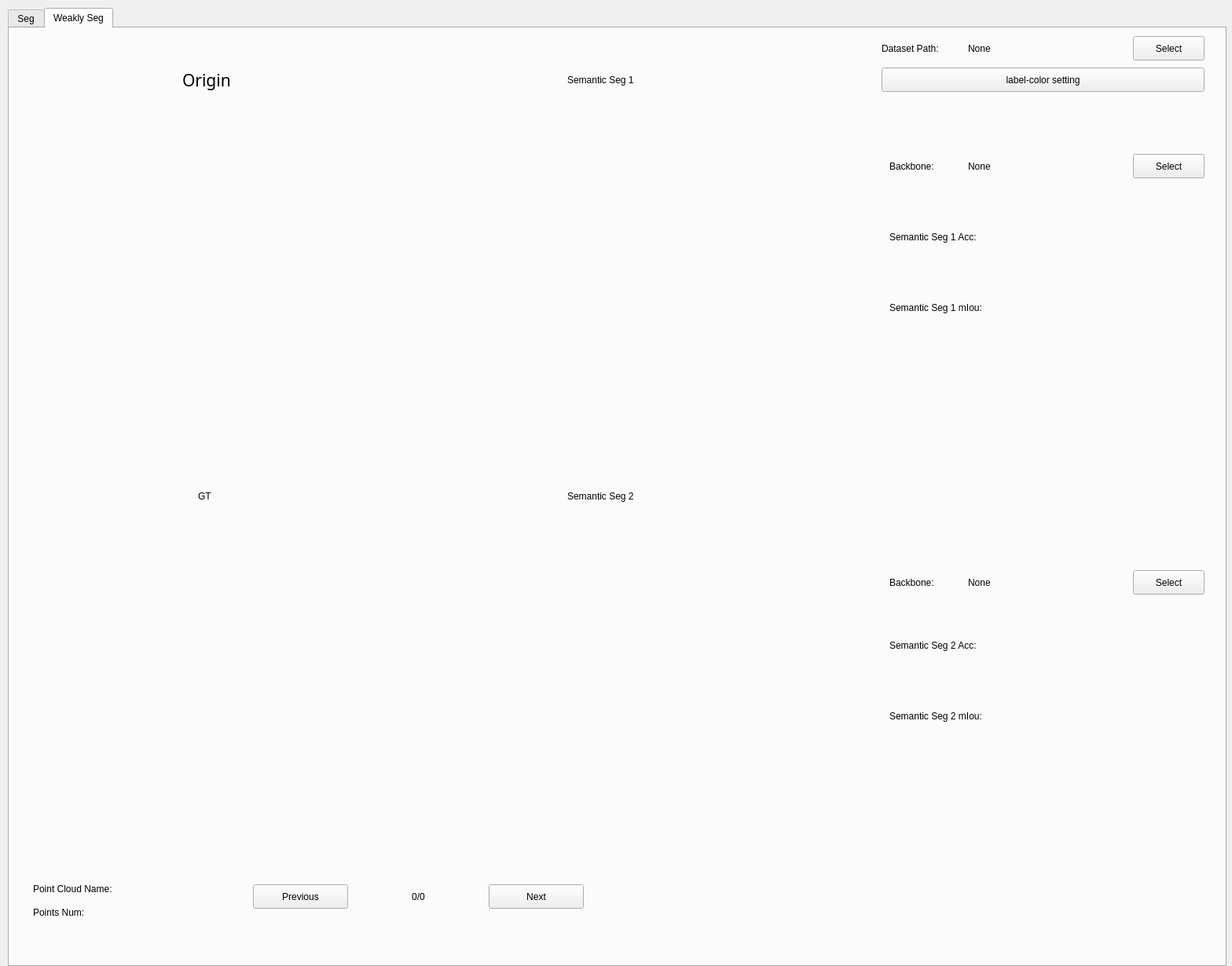
<?xml version="1.0" encoding="UTF-8"?>
<ui version="4.0">
 <class>Form</class>
 <widget class="QWidget" name="Form">
  <property name="geometry">
   <rect>
    <x>0</x>
    <y>0</y>
    <width>1568</width>
    <height>1230</height>
   </rect>
  </property>
  <property name="windowTitle">
   <string>Test GUI</string>
  </property>
  <widget class="QTabWidget" name="tabWidget">
   <property name="geometry">
    <rect>
     <x>10</x>
     <y>10</y>
     <width>1551</width>
     <height>1221</height>
    </rect>
   </property>
   <property name="currentIndex">
    <number>1</number>
   </property>
   <widget class="QWidget" name="tab_seg">
    <attribute name="title">
     <string>Seg</string>
    </attribute>
    <widget class="QWidget" name="formLayoutWidget_3">
     <property name="geometry">
      <rect>
       <x>20</x>
       <y>110</y>
       <width>481</width>
       <height>431</height>
      </rect>
     </property>
     <layout class="QFormLayout" name="formLayout_origin"/>
    </widget>
    <widget class="QWidget" name="formLayoutWidget_4">
     <property name="geometry">
      <rect>
       <x>540</x>
       <y>110</y>
       <width>481</width>
       <height>431</height>
      </rect>
     </property>
     <layout class="QFormLayout" name="formLayout_semseg"/>
    </widget>
    <widget class="QWidget" name="formLayoutWidget_2">
     <property name="geometry">
      <rect>
       <x>20</x>
       <y>640</y>
       <width>481</width>
       <height>431</height>
      </rect>
     </property>
     <layout class="QFormLayout" name="formLayout_gt"/>
    </widget>
    <widget class="QWidget" name="formLayoutWidget">
     <property name="geometry">
      <rect>
       <x>540</x>
       <y>640</y>
       <width>481</width>
       <height>431</height>
      </rect>
     </property>
     <layout class="QFormLayout" name="formLayout_insseg"/>
    </widget>
    <widget class="QLabel" name="label">
     <property name="geometry">
      <rect>
       <x>220</x>
       <y>50</y>
       <width>81</width>
       <height>31</height>
      </rect>
     </property>
     <property name="styleSheet">
      <string notr="true">font: 16pt &quot;Agency FB&quot;;</string>
     </property>
     <property name="text">
      <string>Origin </string>
     </property>
    </widget>
    <widget class="QLabel" name="label_2">
     <property name="geometry">
      <rect>
       <x>710</x>
       <y>50</y>
       <width>141</width>
       <height>31</height>
      </rect>
     </property>
     <property name="styleSheet">
      <string notr="true">font: 16pt &quot;Agency FB&quot;;</string>
     </property>
     <property name="text">
      <string>Semantic Seg</string>
     </property>
    </widget>
    <widget class="QLabel" name="label_3">
     <property name="geometry">
      <rect>
       <x>200</x>
       <y>580</y>
       <width>131</width>
       <height>31</height>
      </rect>
     </property>
     <property name="styleSheet">
      <string notr="true">font: 16pt &quot;Agency FB&quot;;</string>
     </property>
     <property name="text">
      <string>Instance GT</string>
     </property>
    </widget>
    <widget class="QLabel" name="label_4">
     <property name="geometry">
      <rect>
       <x>710</x>
       <y>580</y>
       <width>161</width>
       <height>31</height>
      </rect>
     </property>
     <property name="styleSheet">
      <string notr="true">font: 16pt &quot;Agency FB&quot;;</string>
     </property>
     <property name="text">
      <string>Instance Seg</string>
     </property>
    </widget>
    <widget class="QPushButton" name="pushButton_next">
     <property name="geometry">
      <rect>
       <x>610</x>
       <y>1090</y>
       <width>121</width>
       <height>31</height>
      </rect>
     </property>
     <property name="text">
      <string>Next</string>
     </property>
    </widget>
    <widget class="QPushButton" name="pushButton_previous">
     <property name="geometry">
      <rect>
       <x>310</x>
       <y>1090</y>
       <width>121</width>
       <height>31</height>
      </rect>
     </property>
     <property name="text">
      <string>Previous</string>
     </property>
    </widget>
    <widget class="QLabel" name="label_pcdnum">
     <property name="geometry">
      <rect>
       <x>430</x>
       <y>1090</y>
       <width>181</width>
       <height>31</height>
      </rect>
     </property>
     <property name="styleSheet">
      <string notr="true">font: 16pt &quot;Agency FB&quot;;</string>
     </property>
     <property name="text">
      <string>0/0</string>
     </property>
     <property name="alignment">
      <set>Qt::AlignCenter</set>
     </property>
    </widget>
    <widget class="QLabel" name="label_pointnum">
     <property name="geometry">
      <rect>
       <x>30</x>
       <y>1110</y>
       <width>181</width>
       <height>31</height>
      </rect>
     </property>
     <property name="styleSheet">
      <string notr="true">font: 12pt &quot;Agency FB&quot;;</string>
     </property>
     <property name="text">
      <string>Points Num:</string>
     </property>
    </widget>
    <widget class="QLabel" name="label_pcdname">
     <property name="geometry">
      <rect>
       <x>30</x>
       <y>1080</y>
       <width>181</width>
       <height>31</height>
      </rect>
     </property>
     <property name="styleSheet">
      <string notr="true">font: 12pt &quot;Agency FB&quot;;</string>
     </property>
     <property name="text">
      <string>Point Cloud Name:</string>
     </property>
    </widget>
    <widget class="QLabel" name="label_13">
     <property name="geometry">
      <rect>
       <x>1120</x>
       <y>250</y>
       <width>151</width>
       <height>31</height>
      </rect>
     </property>
     <property name="styleSheet">
      <string notr="true">font: 14pt &quot;Agency FB&quot;;</string>
     </property>
     <property name="text">
      <string>Semantic Seg Acc:</string>
     </property>
    </widget>
    <widget class="QLabel" name="label_14">
     <property name="geometry">
      <rect>
       <x>1120</x>
       <y>340</y>
       <width>161</width>
       <height>31</height>
      </rect>
     </property>
     <property name="styleSheet">
      <string notr="true">font: 14pt &quot;Agency FB&quot;;</string>
     </property>
     <property name="text">
      <string>Semantic Seg mIou:</string>
     </property>
    </widget>
    <widget class="QLabel" name="label_15">
     <property name="geometry">
      <rect>
       <x>1120</x>
       <y>860</y>
       <width>161</width>
       <height>31</height>
      </rect>
     </property>
     <property name="styleSheet">
      <string notr="true">font: 14pt &quot;Agency FB&quot;;</string>
     </property>
     <property name="text">
      <string>Instance Seg mIou:</string>
     </property>
    </widget>
    <widget class="QLabel" name="label_16">
     <property name="geometry">
      <rect>
       <x>1120</x>
       <y>770</y>
       <width>151</width>
       <height>31</height>
      </rect>
     </property>
     <property name="styleSheet">
      <string notr="true">font: 14pt &quot;Agency FB&quot;;</string>
     </property>
     <property name="text">
      <string>Instance Seg Acc:</string>
     </property>
    </widget>
    <widget class="QWidget" name="widget_2" native="true">
     <property name="geometry">
      <rect>
       <x>1100</x>
       <y>10</y>
       <width>431</width>
       <height>80</height>
      </rect>
     </property>
     <widget class="QLabel" name="label_9">
      <property name="geometry">
       <rect>
        <x>10</x>
        <y>0</y>
        <width>101</width>
        <height>31</height>
       </rect>
      </property>
      <property name="styleSheet">
       <string notr="true">font: 14pt &quot;Agency FB&quot;;</string>
      </property>
      <property name="text">
       <string>Dataset Path:</string>
      </property>
     </widget>
     <widget class="QLabel" name="label_datasetname">
      <property name="geometry">
       <rect>
        <x>120</x>
        <y>0</y>
        <width>201</width>
        <height>31</height>
       </rect>
      </property>
      <property name="styleSheet">
       <string notr="true">font: 14pt &quot;Agency FB&quot;;</string>
      </property>
      <property name="text">
       <string>None</string>
      </property>
     </widget>
     <widget class="QPushButton" name="pushButton_dataset_select">
      <property name="geometry">
       <rect>
        <x>330</x>
        <y>0</y>
        <width>91</width>
        <height>31</height>
       </rect>
      </property>
      <property name="text">
       <string>Select</string>
      </property>
     </widget>
     <widget class="QPushButton" name="pushButton_colorsetting">
      <property name="geometry">
       <rect>
        <x>10</x>
        <y>40</y>
        <width>411</width>
        <height>31</height>
       </rect>
      </property>
      <property name="text">
       <string>label-color setting</string>
      </property>
     </widget>
    </widget>
   </widget>
   <widget class="QWidget" name="tab_weakly_seg">
    <attribute name="title">
     <string>Weakly Seg</string>
    </attribute>
    <widget class="QWidget" name="formLayoutWidget_5">
     <property name="geometry">
      <rect>
       <x>540</x>
       <y>640</y>
       <width>481</width>
       <height>431</height>
      </rect>
     </property>
     <layout class="QFormLayout" name="formLayout_semseg_sup2"/>
    </widget>
    <widget class="QPushButton" name="pushButton_previous_weakly">
     <property name="geometry">
      <rect>
       <x>310</x>
       <y>1090</y>
       <width>121</width>
       <height>31</height>
      </rect>
     </property>
     <property name="text">
      <string>Previous</string>
     </property>
    </widget>
    <widget class="QLabel" name="label_pcdnum_weakly">
     <property name="geometry">
      <rect>
       <x>430</x>
       <y>1090</y>
       <width>181</width>
       <height>31</height>
      </rect>
     </property>
     <property name="styleSheet">
      <string notr="true">font: 16pt &quot;Agency FB&quot;;</string>
     </property>
     <property name="text">
      <string>0/0</string>
     </property>
     <property name="alignment">
      <set>Qt::AlignCenter</set>
     </property>
    </widget>
    <widget class="QWidget" name="formLayoutWidget_6">
     <property name="geometry">
      <rect>
       <x>20</x>
       <y>110</y>
       <width>481</width>
       <height>431</height>
      </rect>
     </property>
     <layout class="QFormLayout" name="formLayout_origin_weakly"/>
    </widget>
    <widget class="QLabel" name="label_5">
     <property name="geometry">
      <rect>
       <x>710</x>
       <y>50</y>
       <width>141</width>
       <height>31</height>
      </rect>
     </property>
     <property name="styleSheet">
      <string notr="true">font: 16pt &quot;Agency FB&quot;;</string>
     </property>
     <property name="text">
      <string>Semantic Seg 1</string>
     </property>
    </widget>
    <widget class="QLabel" name="label_pointnum_weakly">
     <property name="geometry">
      <rect>
       <x>30</x>
       <y>1110</y>
       <width>181</width>
       <height>31</height>
      </rect>
     </property>
     <property name="styleSheet">
      <string notr="true">font: 12pt &quot;Agency FB&quot;;</string>
     </property>
     <property name="text">
      <string>Points Num:</string>
     </property>
    </widget>
    <widget class="QWidget" name="formLayoutWidget_7">
     <property name="geometry">
      <rect>
       <x>20</x>
       <y>640</y>
       <width>481</width>
       <height>431</height>
      </rect>
     </property>
     <layout class="QFormLayout" name="formLayout_gt_weakly"/>
    </widget>
    <widget class="QLabel" name="label_pcdname_weakly">
     <property name="geometry">
      <rect>
       <x>30</x>
       <y>1080</y>
       <width>181</width>
       <height>31</height>
      </rect>
     </property>
     <property name="styleSheet">
      <string notr="true">font: 12pt &quot;Agency FB&quot;;</string>
     </property>
     <property name="text">
      <string>Point Cloud Name:</string>
     </property>
    </widget>
    <widget class="QWidget" name="formLayoutWidget_8">
     <property name="geometry">
      <rect>
       <x>540</x>
       <y>110</y>
       <width>481</width>
       <height>431</height>
      </rect>
     </property>
     <layout class="QFormLayout" name="formLayout_semseg_sup1"/>
    </widget>
    <widget class="QLabel" name="label_10">
     <property name="geometry">
      <rect>
       <x>710</x>
       <y>580</y>
       <width>161</width>
       <height>31</height>
      </rect>
     </property>
     <property name="styleSheet">
      <string notr="true">font: 16pt &quot;Agency FB&quot;;</string>
     </property>
     <property name="text">
      <string>Semantic Seg 2</string>
     </property>
    </widget>
    <widget class="QLabel" name="label_11">
     <property name="geometry">
      <rect>
       <x>240</x>
       <y>580</y>
       <width>131</width>
       <height>31</height>
      </rect>
     </property>
     <property name="styleSheet">
      <string notr="true">font: 16pt &quot;Agency FB&quot;;</string>
     </property>
     <property name="text">
      <string>GT</string>
     </property>
    </widget>
    <widget class="QLabel" name="label_12">
     <property name="geometry">
      <rect>
       <x>220</x>
       <y>50</y>
       <width>81</width>
       <height>31</height>
      </rect>
     </property>
     <property name="font">
      <font>
       <family>Agency FB</family>
       <pointsize>16</pointsize>
       <weight>50</weight>
       <italic>false</italic>
       <bold>false</bold>
      </font>
     </property>
     <property name="styleSheet">
      <string notr="true">font: 16pt &quot;Agency FB&quot;;</string>
     </property>
     <property name="text">
      <string>Origin </string>
     </property>
    </widget>
    <widget class="QPushButton" name="pushButton_next_weakly">
     <property name="geometry">
      <rect>
       <x>610</x>
       <y>1090</y>
       <width>121</width>
       <height>31</height>
      </rect>
     </property>
     <property name="text">
      <string>Next</string>
     </property>
    </widget>
    <widget class="QLabel" name="label_17">
     <property name="geometry">
      <rect>
       <x>1120</x>
       <y>770</y>
       <width>151</width>
       <height>31</height>
      </rect>
     </property>
     <property name="styleSheet">
      <string notr="true">font: 14pt &quot;Agency FB&quot;;</string>
     </property>
     <property name="text">
      <string>Semantic Seg 2 Acc:</string>
     </property>
    </widget>
    <widget class="QLabel" name="label_18">
     <property name="geometry">
      <rect>
       <x>1120</x>
       <y>340</y>
       <width>161</width>
       <height>31</height>
      </rect>
     </property>
     <property name="styleSheet">
      <string notr="true">font: 14pt &quot;Agency FB&quot;;</string>
     </property>
     <property name="text">
      <string>Semantic Seg 1 mIou:</string>
     </property>
    </widget>
    <widget class="QLabel" name="label_19">
     <property name="geometry">
      <rect>
       <x>1120</x>
       <y>860</y>
       <width>161</width>
       <height>31</height>
      </rect>
     </property>
     <property name="styleSheet">
      <string notr="true">font: 14pt &quot;Agency FB&quot;;</string>
     </property>
     <property name="text">
      <string>Semantic Seg 2 mIou:</string>
     </property>
    </widget>
    <widget class="QLabel" name="label_20">
     <property name="geometry">
      <rect>
       <x>1120</x>
       <y>250</y>
       <width>151</width>
       <height>31</height>
      </rect>
     </property>
     <property name="styleSheet">
      <string notr="true">font: 14pt &quot;Agency FB&quot;;</string>
     </property>
     <property name="text">
      <string>Semantic Seg 1 Acc:</string>
     </property>
    </widget>
    <widget class="QLabel" name="label_backbone1">
     <property name="geometry">
      <rect>
       <x>1220</x>
       <y>160</y>
       <width>201</width>
       <height>31</height>
      </rect>
     </property>
     <property name="styleSheet">
      <string notr="true">font: 14pt &quot;Agency FB&quot;;</string>
     </property>
     <property name="text">
      <string>None</string>
     </property>
    </widget>
    <widget class="QPushButton" name="pushButton_backbone1_select">
     <property name="geometry">
      <rect>
       <x>1430</x>
       <y>160</y>
       <width>91</width>
       <height>31</height>
      </rect>
     </property>
     <property name="text">
      <string>Select</string>
     </property>
    </widget>
    <widget class="QLabel" name="label_22">
     <property name="geometry">
      <rect>
       <x>1120</x>
       <y>160</y>
       <width>101</width>
       <height>31</height>
      </rect>
     </property>
     <property name="styleSheet">
      <string notr="true">font: 14pt &quot;Agency FB&quot;;</string>
     </property>
     <property name="text">
      <string>Backbone:</string>
     </property>
    </widget>
    <widget class="QLabel" name="label_backbone2">
     <property name="geometry">
      <rect>
       <x>1220</x>
       <y>690</y>
       <width>201</width>
       <height>31</height>
      </rect>
     </property>
     <property name="styleSheet">
      <string notr="true">font: 14pt &quot;Agency FB&quot;;</string>
     </property>
     <property name="text">
      <string>None</string>
     </property>
    </widget>
    <widget class="QPushButton" name="pushButton_backbone2_select">
     <property name="geometry">
      <rect>
       <x>1430</x>
       <y>690</y>
       <width>91</width>
       <height>31</height>
      </rect>
     </property>
     <property name="text">
      <string>Select</string>
     </property>
    </widget>
    <widget class="QLabel" name="label_24">
     <property name="geometry">
      <rect>
       <x>1120</x>
       <y>690</y>
       <width>101</width>
       <height>31</height>
      </rect>
     </property>
     <property name="styleSheet">
      <string notr="true">font: 14pt &quot;Agency FB&quot;;</string>
     </property>
     <property name="text">
      <string>Backbone:</string>
     </property>
    </widget>
    <widget class="QWidget" name="widget" native="true">
     <property name="geometry">
      <rect>
       <x>1100</x>
       <y>10</y>
       <width>431</width>
       <height>80</height>
      </rect>
     </property>
     <widget class="QLabel" name="label_8">
      <property name="geometry">
       <rect>
        <x>10</x>
        <y>0</y>
        <width>101</width>
        <height>31</height>
       </rect>
      </property>
      <property name="styleSheet">
       <string notr="true">font: 14pt &quot;Agency FB&quot;;</string>
      </property>
      <property name="text">
       <string>Dataset Path:</string>
      </property>
     </widget>
     <widget class="QLabel" name="label_datasetname_weakly">
      <property name="geometry">
       <rect>
        <x>120</x>
        <y>0</y>
        <width>201</width>
        <height>31</height>
       </rect>
      </property>
      <property name="styleSheet">
       <string notr="true">font: 14pt &quot;Agency FB&quot;;</string>
      </property>
      <property name="text">
       <string>None</string>
      </property>
     </widget>
     <widget class="QPushButton" name="pushButton_datasetweakly_select">
      <property name="geometry">
       <rect>
        <x>330</x>
        <y>0</y>
        <width>91</width>
        <height>31</height>
       </rect>
      </property>
      <property name="text">
       <string>Select</string>
      </property>
     </widget>
     <widget class="QPushButton" name="pushButton_colorsetting_weakly">
      <property name="geometry">
       <rect>
        <x>10</x>
        <y>40</y>
        <width>411</width>
        <height>31</height>
       </rect>
      </property>
      <property name="text">
       <string>label-color setting</string>
      </property>
     </widget>
    </widget>
   </widget>
  </widget>
 </widget>
 <resources/>
 <connections/>
</ui>
